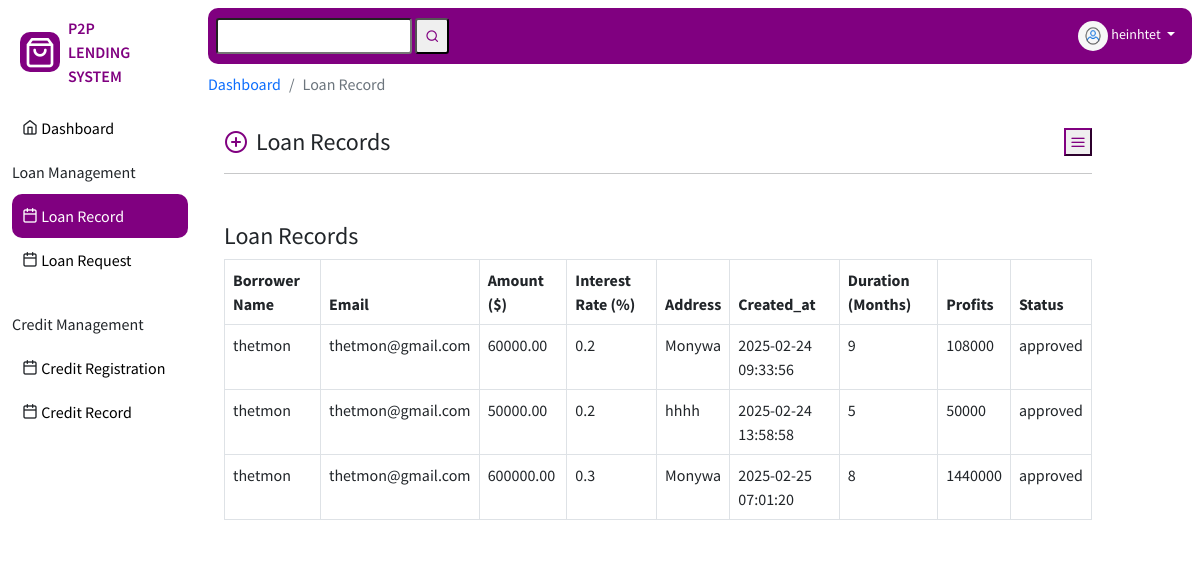
The app's page /loanRec.php (signed in) with its own data.
### tables this page shows
CREATE TABLE `loans` (
  `loan_id` int(11) NOT NULL,
  `borrower_id` int(11) NOT NULL,
  `address` varchar(100) DEFAULT NULL,
  `amount` decimal(10,2) NOT NULL,
  `interest_rate` float NOT NULL,
  `status` enum('pending','approved','repaid') DEFAULT 'pending',
  `created_at` timestamp NOT NULL DEFAULT current_timestamp(),
  `duration` int(20) NOT NULL,
  `name` varchar(100) NOT NULL,
  `email` varchar(100) NOT NULL,
  `lender_id` int(20) DEFAULT NULL,
  `profit` int(100) NOT NULL
);

### loanRec.php (the view, shortened to what this page needs)
<?php
    include "components/db.php";
?>
<!DOCTYPE html>
<html lang="en">
<head>
    <link rel="stylesheet" href="stylling/theme.css">
    <link rel="stylesheet" href="css/style.css">
    <link rel="stylesheet" href="css/mediaQueries.css">
    <link rel="stylesheet" href="vendor/feather-icons-web/feather.css">
</head>
<body>
    <div class=" container-fluid">
        <div class="row">
        <div class="col-12  col-xl-2 col-lg-3 vh-100 sideBar pt-2">
                <div class="row">
                    <div class="col-12 logodiv">
                        <div class="d-flex p-2 justify-content-between align-items-center ">
                            <div class="logo bg-primary text-light rounded pt-1 px-1">
                                <i class=" feather-shopping-bag " style="font-size: 32px;"></i>
                            </div>
                            <span class=" text-uppercase  text-primary me-lg-4 me-md-2 ms-2" style="    font-weight: 600;">P2P Lending System</span>
                        </div>
                    </div>
                    <div class="">
                        <div class="col-12 rounded dash text-black">
                            <div>
                                <i class=" feather-home"></i>
                            <a href="Dashboard.php" > Dashboard</a>
                            </div>
                        </div>
                        <div class="col-12">
                            <ul>
                                <li class="menu-Item-title  text-secondary">
                                    Loan Management
                                </li>
                                 <li class="menu-Item-links rounded dash bg-primary text-white active">
                                   <div>
                                    <i class=" feather-calendar"></i>
                                    <a href="loanRec.php" class="text-white">Loan Record</a>
                                   </div>
                                </li>
                                <li class="menu-Item-links">
                                   <div>
                                    <i class=" feather-calendar"></i>
                                    <a href="LoanReq.php" class="">Loan Request</a>
                                   </div>
                                    <span class=" badge pill bg-info">15</span>
                                </li>
                                <li class="menu-Item-title  text-secondary">
                                    Credit Management
                                </li>
                                <li class="menu-Item-links">
                                   <div>
                                    <i class=" feather-calendar"></i>
                                    <a href="CreditReg.php" class="">Credit Registration</a>
                                   </div>
                                </li>
                                <li class="menu-Item-links">
                                   <div>
                                    <i class=" feather-calendar"></i>
                                    <a href="CreditRec.php" class="">Credit Record</a>
                                   </div>
                                </li>
                          </ul>
                        </div>
                    </div>
                </div>
            </div>
            <div class="col-12 col-xl-10 col-lg-9 vh-100 content p-2">
                <?php include "components/roofBar.php";?>
                <div class="row">
                    <div class="col-12 pt-2">
                                <nav aria-label="breadcrumb">
                                    <ol class="breadcrumb">
                                    <li class="breadcrumb-item"><a href="Dashboard.php">Dashboard</a></li>
                                    <li class="breadcrumb-item active" aria-current="page">Loan Record</li>
                                    </ol>
                                </nav>
                            </div>
                </div>
                <div class="row">
                    <div class="col-12 col-lg-11">
                        <div class=" card">
                            <div class="card-body">
                                 <div class="headerSection d-flex justify-content-between align-items-center">
                                     <div class="logo d-inline-flex align-items-center">
                                         <i class=" feather-plus-circle text-primary" style=" font-size:1.5em"></i>
                                         <h4 class=" mb-0 ms-2">Loan Records</h4>
                                     </div>
                                 <div>
                                     <button class=" btn-outline-primary d-flex align-items-center p-1">
                                         <i class=" feather-menu "></i>
                                     </button>
                                 </div>
                                 </div>
                                 <hr>
                                 <h4 class="mt-5">Loan Records</h4>
                                    <table class="table table-bordered">
                                        <thead>
                                            <tr>
                                                <th>Borrower Name</th>
                                                <th>Email</th>
                                                <th>Amount ($)</th>
                                                <th>Interest Rate (%)</th>
                                                <th>Address</th>
                                                <th>Created_at</th>
                                                <th>Duration (Months)</th>
                                                <th>Profits</th>
                                                <th>Status</th>
                                            </tr>
                                        </thead>
                                        <tbody>
                                            <?php
                                               $stmt =$conn->query('SELECT * FROM loans WHERE status = "approved" AND lender_id = ' . $_SESSION['userId']) ;
                                                if ($stmt->num_rows > 0) {
                                                    while ($row = $stmt->fetch_assoc()) {
                                                        $amt=$row['amount'];
                                                        $rate=$row['interest_rate'];
                                                        $duration=$row['duration'];
                                                       $result= $amt*$rate*$duration;
                                                        echo "<tr>
                                                                     <td>{$row['name']}</td>
                                                                     <td>{$row['email']}</td>
                                                                     <td>{$row['amount']}</td>
                                                                     <td>{$row['interest_rate']}</td>
                                                                     <td>{$row['address']}</td>
                                                                     <td>{$row['created_at']}</td>
                                                                     <td>{$row['duration']}</td>
                                                                     <td>
                                                                        {$result}
                                                                     </td>
                                                                     <td>{$row['status']}</td>
                                                                 </tr>";
                                                    }
                                                } else {
                                                    echo "No approved loans found for this lender.";
                                                }
                                            ?>
                                        </tbody>
                                    </table>
                            </div>
                        </div>
                    </div>
                </div>
            </div>
</body>
</html>

### components/roofBar.php (shortened to what this page needs)
<div class="row sticky-top ">
                    <div class="col-12 ">
                        <div class="nav-bar bg-primary p-2  rounded d-flex justify-content-between align-items-center">
                            <form action="" class="form-inline d-none d-lg-block">
                                <input type="text" class="form-control-sm " style="padding-top: 7px;">
                                <button class="btn-sm text-primary "  style="padding-top: 7px;">
                                    <i class=" feather-search "></i>
                                </button>
                            </form>
                            <div class="dropdown ">
                                <button class="btn btn-gray dropdown-toggle btn-sm text-white btn-lg" type="button" id="dropdownMenuButton1" data-bs-toggle="dropdown" aria-expanded="false">
                                 <img src="img/user/user.png" alt="" class="user-profile-img">
                                <?php
                                    if(isset($_SESSION['username'])){
                                        echo $_SESSION['username'];
                                    }
                                ?>
                                </button>
                              </div>
                        </div>
                    </div>
                </div>

### css/style.css (style rules this page uses)
a:link { text-decoration: none; }
.content { background-color:var(--primary-color); overflow: scroll; }
.user-profile-img { width: 30px; height: 30px; border-radius: 50%; }
.card { border:none; }
.menu-Item-links,.dash { text-decoration: none; padding: 10px; display: flex; justify-content: space-between; align-items: center; }
.menu-Item-title { padding: 10px 0; }
.menu-Item-links a { color: black; }
.dash a { color: black; }
ul { list-style: none; padding: 0px !important; margin: 0px; }
.sideBar { overflow: scroll; }
.logodiv { position: sticky; top: 0px; background-color: white; margin-bottom: 10px; }

### records on screen
loans: name "thetmon", email "thetmon@gmail.com", amount "60000.00", interest_rate "0.2", address "Monywa", created_at "2025-02-24 09:33:56", duration "9", result "108000", status "approved"
loans: name "thetmon", email "thetmon@gmail.com", amount "50000.00", interest_rate "0.2", address "hhhh", created_at "2025-02-24 13:58:58", duration "5", result "50000", status "approved"
loans: name "thetmon", email "thetmon@gmail.com", amount "600000.00", interest_rate "0.3", address "Monywa", created_at "2025-02-25 07:01:20", duration "8", result "1440000", status "approved"

### other values on screen
$_SESSION['username'] "heinhtet"
